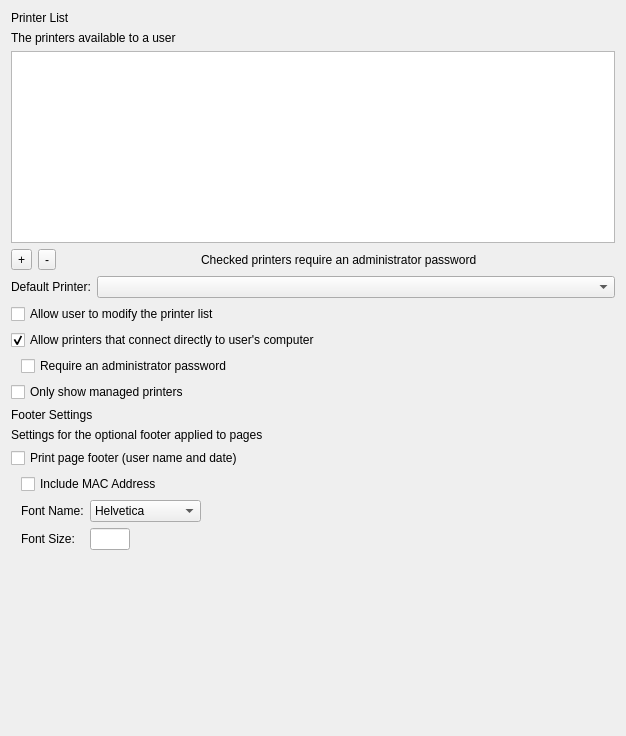
<?xml version="1.0" encoding="UTF-8"?>
<ui version="4.0">
 <class>PrinterForm</class>
 <widget class="QWidget" name="PrinterForm">
  <property name="geometry">
   <rect>
    <x>0</x>
    <y>0</y>
    <width>626</width>
    <height>736</height>
   </rect>
  </property>
  <layout class="QVBoxLayout" name="verticalLayout_10">
   <item>
    <widget class="QLabel" name="label">
     <property name="text">
      <string>Printer List</string>
     </property>
    </widget>
   </item>
   <item>
    <widget class="QLabel" name="lTip">
     <property name="text">
      <string>The printers available to a user</string>
     </property>
    </widget>
   </item>
   <item>
    <widget class="QListWidget" name="userPrintersList">
     <property name="dragDropMode">
      <enum>QAbstractItemView::NoDragDrop</enum>
     </property>
     <property name="selectionMode">
      <enum>QAbstractItemView::ExtendedSelection</enum>
     </property>
    </widget>
   </item>
   <item>
    <layout class="QHBoxLayout" name="horizontalLayout_9">
     <item>
      <widget class="QToolButton" name="addPrinterButton">
       <property name="text">
        <string>+</string>
       </property>
      </widget>
     </item>
     <item>
      <widget class="QToolButton" name="removePrinterButton">
       <property name="text">
        <string>-</string>
       </property>
      </widget>
     </item>
     <item>
      <spacer name="horizontalSpacer_9">
       <property name="orientation">
        <enum>Qt::Horizontal</enum>
       </property>
       <property name="sizeHint" stdset="0">
        <size>
         <width>40</width>
         <height>20</height>
        </size>
       </property>
      </spacer>
     </item>
     <item>
      <widget class="QLabel" name="lTip_3">
       <property name="text">
        <string>Checked printers require an administrator password</string>
       </property>
      </widget>
     </item>
     <item>
      <spacer name="horizontalSpacer_3">
       <property name="orientation">
        <enum>Qt::Horizontal</enum>
       </property>
       <property name="sizeHint" stdset="0">
        <size>
         <width>40</width>
         <height>20</height>
        </size>
       </property>
      </spacer>
     </item>
    </layout>
   </item>
   <item>
    <layout class="QHBoxLayout" name="horizontalLayout_6">
     <item>
      <widget class="QLabel" name="label_3">
       <property name="text">
        <string>Default Printer:</string>
       </property>
      </widget>
     </item>
     <item>
      <widget class="QComboBox" name="defaultPrinterComboBox">
       <property name="sizePolicy">
        <sizepolicy hsizetype="Expanding" vsizetype="Fixed">
         <horstretch>0</horstretch>
         <verstretch>0</verstretch>
        </sizepolicy>
       </property>
       <property name="minimumSize">
        <size>
         <width>200</width>
         <height>0</height>
        </size>
       </property>
      </widget>
     </item>
    </layout>
   </item>
   <item>
    <layout class="QHBoxLayout" name="horizontalLayout_7">
     <item>
      <layout class="QVBoxLayout" name="verticalLayout_8">
       <item>
        <widget class="QCheckBox" name="userModifyBox">
         <property name="text">
          <string>Allow user to modify the printer list</string>
         </property>
        </widget>
       </item>
       <item>
        <widget class="QCheckBox" name="connectDirectlyBox">
         <property name="text">
          <string>Allow printers that connect directly to user's computer</string>
         </property>
         <property name="checked">
          <bool>true</bool>
         </property>
        </widget>
       </item>
       <item>
        <layout class="QHBoxLayout" name="horizontalLayout_5">
         <item>
          <spacer name="horizontalSpacer_2">
           <property name="orientation">
            <enum>Qt::Horizontal</enum>
           </property>
           <property name="sizeType">
            <enum>QSizePolicy::Fixed</enum>
           </property>
           <property name="sizeHint" stdset="0">
            <size>
             <width>10</width>
             <height>20</height>
            </size>
           </property>
          </spacer>
         </item>
         <item>
          <widget class="QCheckBox" name="requirePasswordBox">
           <property name="text">
            <string>Require an administrator password</string>
           </property>
          </widget>
         </item>
        </layout>
       </item>
       <item>
        <widget class="QCheckBox" name="onlyShowManagedCheckBox">
         <property name="text">
          <string>Only show managed printers</string>
         </property>
        </widget>
       </item>
      </layout>
     </item>
     <item>
      <spacer name="horizontalSpacer_5">
       <property name="orientation">
        <enum>Qt::Horizontal</enum>
       </property>
       <property name="sizeHint" stdset="0">
        <size>
         <width>40</width>
         <height>20</height>
        </size>
       </property>
      </spacer>
     </item>
    </layout>
   </item>
   <item>
    <widget class="QLabel" name="label_2">
     <property name="text">
      <string>Footer Settings</string>
     </property>
    </widget>
   </item>
   <item>
    <widget class="QLabel" name="lTip_2">
     <property name="text">
      <string>Settings for the optional footer applied to pages</string>
     </property>
    </widget>
   </item>
   <item>
    <layout class="QHBoxLayout" name="horizontalLayout_8">
     <item>
      <layout class="QVBoxLayout" name="verticalLayout_9">
       <item>
        <widget class="QCheckBox" name="footerCB">
         <property name="text">
          <string>Print page footer (user name and date)</string>
         </property>
        </widget>
       </item>
       <item>
        <layout class="QHBoxLayout" name="horizontalLayout_11">
         <item>
          <spacer name="horizontalSpacer_7">
           <property name="orientation">
            <enum>Qt::Horizontal</enum>
           </property>
           <property name="sizeType">
            <enum>QSizePolicy::Fixed</enum>
           </property>
           <property name="sizeHint" stdset="0">
            <size>
             <width>10</width>
             <height>20</height>
            </size>
           </property>
          </spacer>
         </item>
         <item>
          <widget class="QCheckBox" name="macAddressCB">
           <property name="text">
            <string>Include MAC Address</string>
           </property>
          </widget>
         </item>
        </layout>
       </item>
       <item>
        <layout class="QGridLayout" name="gridLayout">
         <item row="0" column="2">
          <widget class="QComboBox" name="fontComboBox">
           <item>
            <property name="text">
             <string>Helvetica</string>
            </property>
           </item>
           <item>
            <property name="text">
             <string>Courier</string>
            </property>
           </item>
           <item>
            <property name="text">
             <string>Lucida Grande</string>
            </property>
           </item>
           <item>
            <property name="text">
             <string>Times</string>
            </property>
           </item>
          </widget>
         </item>
         <item row="0" column="3">
          <spacer name="horizontalSpacer_8">
           <property name="orientation">
            <enum>Qt::Horizontal</enum>
           </property>
           <property name="sizeHint" stdset="0">
            <size>
             <width>40</width>
             <height>20</height>
            </size>
           </property>
          </spacer>
         </item>
         <item row="0" column="1">
          <widget class="QLabel" name="label_4">
           <property name="text">
            <string>Font Name:</string>
           </property>
          </widget>
         </item>
         <item row="0" column="0">
          <spacer name="horizontalSpacer_4">
           <property name="orientation">
            <enum>Qt::Horizontal</enum>
           </property>
           <property name="sizeType">
            <enum>QSizePolicy::Fixed</enum>
           </property>
           <property name="sizeHint" stdset="0">
            <size>
             <width>10</width>
             <height>20</height>
            </size>
           </property>
          </spacer>
         </item>
         <item row="1" column="1">
          <widget class="QLabel" name="label_5">
           <property name="text">
            <string>Font Size:</string>
           </property>
          </widget>
         </item>
         <item row="1" column="2">
          <widget class="QLineEdit" name="fontSizeEdit">
           <property name="sizePolicy">
            <sizepolicy hsizetype="Fixed" vsizetype="Fixed">
             <horstretch>0</horstretch>
             <verstretch>0</verstretch>
            </sizepolicy>
           </property>
           <property name="maximumSize">
            <size>
             <width>40</width>
             <height>16777215</height>
            </size>
           </property>
          </widget>
         </item>
        </layout>
       </item>
      </layout>
     </item>
     <item>
      <spacer name="horizontalSpacer_6">
       <property name="orientation">
        <enum>Qt::Horizontal</enum>
       </property>
       <property name="sizeHint" stdset="0">
        <size>
         <width>40</width>
         <height>20</height>
        </size>
       </property>
      </spacer>
     </item>
    </layout>
   </item>
   <item>
    <spacer name="verticalSpacer">
     <property name="orientation">
      <enum>Qt::Vertical</enum>
     </property>
     <property name="sizeHint" stdset="0">
      <size>
       <width>20</width>
       <height>40</height>
      </size>
     </property>
    </spacer>
   </item>
  </layout>
 </widget>
 <resources/>
 <connections/>
</ui>
